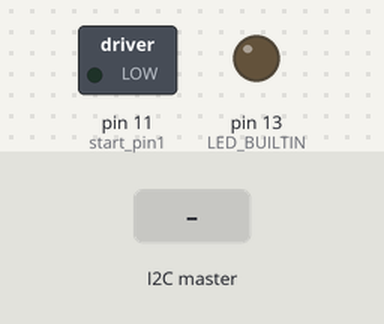
The sketch below on a simulated Arduino Uno, built with avr-gcc and run on an emulated ATmega328P. On the bench: switched loads named in the sketch (green lamp = pin HIGH), output pins drawn as LEDs (lit = HIGH). The test bench sets the inputs (shaded band). Random numbers use the default seed unless the sketch sets one; what the sketch prints to the serial monitor is not drawn.

Above: at 1.2 s.
1.3 s: the I2C master sends the byte 0
2.8 s: the I2C master sends the byte 5
4.3 s: the I2C master sends the byte 90
Timing chart, 0 to 7.3 s (numbered marks = the images above; inputs shaded):
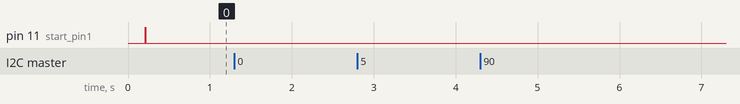

The sketch:

I2C_Link_With_Arduino_MaxSonar.ino
```cpp
/*
  I2C_Link_With_Arduino.ino

   https://github.com/robotcreation
   Using MAxSonar on D11-RX and D12-TX
    RX = D11
    TX = D12

   I2C on A5-SCL and A4-SDA

  This module was build based on what was available on the internet
  It is very unstable and only works for a few minutes, after that the
  main loop stops working.
  The MaxSensor on its own seems to be working ok, so a random number was generated was
  used instead of reading the MaxSensor and it seems that the problem
  is the combination of using interrupt and reading the data from MaxSensor.

  A number of potential problems were tried.
  1- using loops instead of delay() function: This was reported to be the main issue with
     the interrupt as the delay(), millis() and writing to Serial.print and other time delays appear to crash the interrupt
  2- Using Strings sometimes making the program unstable as reading and writing to the stack can
      be mismanagged by the processor. All variables were replaced with the char array and a function
    was written to test them before implementing them to the code.

  This still didn't solve the problem.
  still to try: https://forum.arduino.cc/t/solved-crashing-after-several-hours-of-operation/591988/40

*/

// I2C parameters
#include <Wire.h>
#define Slave_Address 0x0A
#define I2C_Data_SIZE 32

// use char instead of string to avoid instability
char OutData[36];
char InData[36];

// needed for UART interface (RX/TX on Digital pins)
#include <SoftwareSerial.h>
SoftwareSerial port1(12, 12); // MaxSonar- TX on Pin 12 to read data (RX not used on Serial)
int start_pin1=11;            // MaxSonar- RX on MaxSonar is set at Pin 11 to start the cycle

char inChar;          // MaxSonar to read each byte
char inString[36];    // MaxSonar to read all data

int SensorData1=0;   // to hold Range from sensor in an integer
int index = 0;       // index to count the number oy bytes received

int RandomData2=0;   // To test random number sent to the I2C to test stability
unsigned long startTime;
unsigned long endTime;
long i;
long j;


//-------------------------------------------------------------------------------------------
// setup
//----------------------------------------------------------------------------------------------------------

void setup()
{
  // to make onboard led blink
  pinMode(LED_BUILTIN, OUTPUT);

  // sonar pin setup
  pinMode(start_pin1, OUTPUT);
  digitalWrite(start_pin1,LOW);

  // Open serial communications and wait for port to open:
  Serial.begin(9600);
  while (!Serial) {
    ; // wait for serial port to connect. Needed for native USB port only
  }

  // set the data rate for the SoftwareSerial port
  port1.begin(9600);
  Serial.println("Serial Ready");  // Write with the carrage return and line feed
  delay(50);

  // I2C Link
  Wire.begin(Slave_Address);

  /*Event Handlers*/
  Wire.onReceive(DataReceive);
  Wire.onRequest(DataRequest);

}

//-------------------------------------------------------------------------------------------
// Main loop
//----------------------------------------------------------------------------------------------------------

void loop()
{
  SensorData1 = GetSensorData1();        // get sonar range
  Serial.println(SensorData1);

// Stable when Random number is pushed to I2C databus
// RandomData2 = GetRandomData2();
// Serial.println(RandomData2);


  MSDelay (100);
}


//-------------------------------------------------------------------------------------------
// Function repacing delay using loop
//----------------------------------------------------------------------------------------------------------

void MSDelay(long itime){
  // every 26 loops of the calculation appear to take a ms
	for(i=0;i<(itime*26);i++)
		  {j=j/i;}
}


//-------------------------------------------------------------------------------------------
// Function for obtaining MaxSonar_Range
//----------------------------------------------------------------------------------------------------------

int GetSensorData1()

{
  port1.flush();
  MSDelay (100);                 //Use loops to delay
  index = 0;
  port1.listen();
  MSDelay (50);                 //Use loops to delay
  while (port1.available())
    { // clear out buffer
      port1.read();
    }

  digitalWrite(start_pin1,HIGH);
  MSDelay (10);                 //Use loops to delay
  digitalWrite(start_pin1,LOW) ;

  while (port1.available() == 0){
    // do nothing - wait for a char
    }

  while (port1.available())
  {
    inChar = port1.read();
    //Serial.print(inChar);
    if (isDigit(inChar) && index < 32)
      {
        inString[index] = inChar;   // Write Char to Index Position n
        index++;                    // Advance to the Next Index Position
        inString[index] = '\0';     // Write NULL Terminator - Last Char Stored in the Array will Always be NULL
      }
    //Serial.println(inString);
    while (port1.available() == 0)
      {
       if (inChar == '\r' || index > 32) {
        break;
       }
      }
  }
  SensorData1 = atoi(inString)*25.4;      //Convert Char array inString to integer
  sprintf(OutData, "%d",  SensorData1);   //Convert integer SensorData1 into OutData Char array
  return SensorData1;

}


//-------------------------------------------------------------------------------------------
// Interrupt I2C for Reading data from the I2C Bus
//----------------------------------------------------------------------------------------------------------

// I2C Link
void DataReceive(int numBytes)
{
  int i=0;
  char InData[I2C_Data_SIZE];
  memset(InData,0, I2C_Data_SIZE);
  while(Wire.available())
  {
    InData[i++] = Wire.read();
  }


// the serial print could causes crash if works within the interrupt
// this didn't seems to be the problem
  Serial.println("Received: " + (String(InData)));

}

//-------------------------------------------------------------------------------------------
// Interrupt I2C for sending data (Outbound) to the I2C Bus
//----------------------------------------------------------------------------------------------------------
void DataRequest()
{
  byte resp[I2C_Data_SIZE];
  for (byte i=0; i<I2C_Data_SIZE; ++i) {
    resp[i] = (byte)OutData[i];
  }
  Wire.write(resp, sizeof(resp));

// the serial print could causes crash if works within the interrupt
// this didn't seems to be the problem
  Serial.println("Sent: " + (String(OutData)));

}


//-------------------------------------------------------------------------------------------
// Sending Random number instead of reading MaxSensor data seems to fix the stability issue
//----------------------------------------------------------------------------------------------------------

int GetRandomData2()
{
    RandomData2 = random(1, 255);
    sprintf(OutData, "%d",  RandomData2);   //Convert integer SensorData1 into OutData Char array

    return RandomData2;
}
```

Measured:
- after the input at 1.3 s, every drawn part: stays the same
- after the input at 2.8 s, every drawn part: stays the same
- after the input at 4.3 s, every drawn part: stays the same
